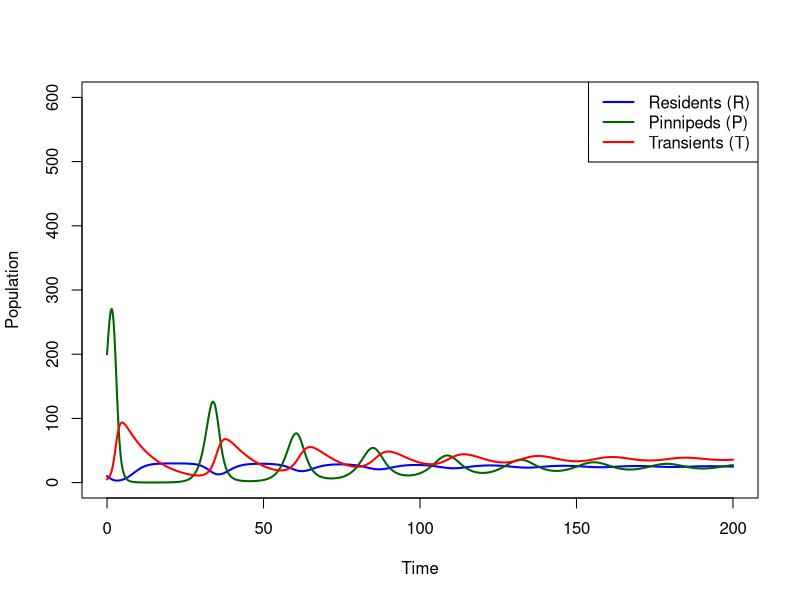
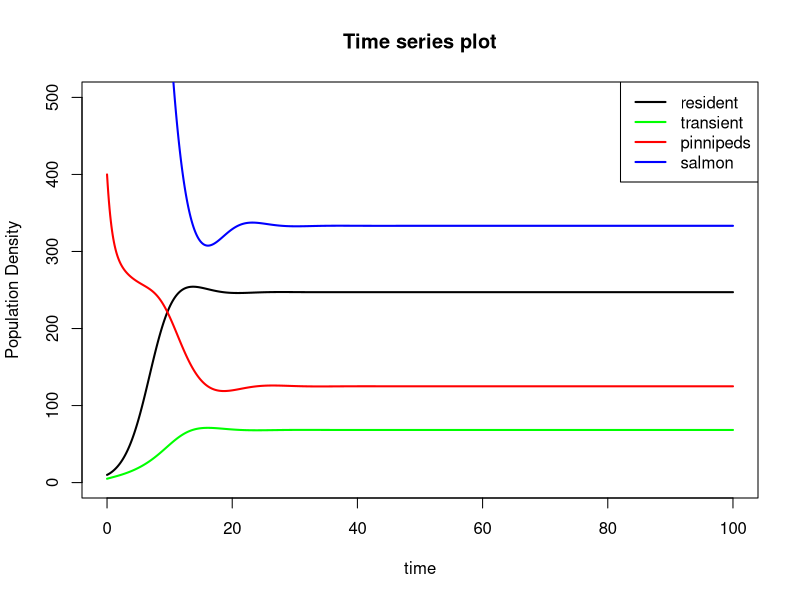
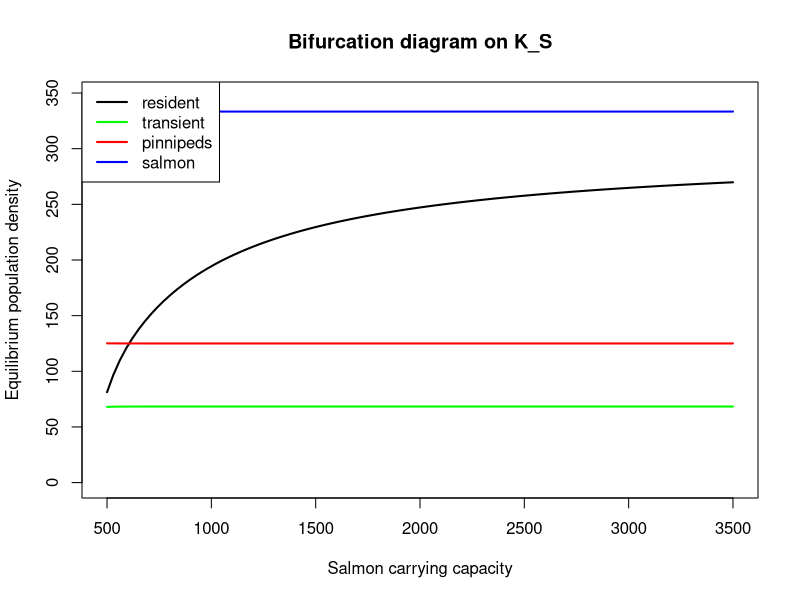

Recreate these plots in R, in order.
## ---- chunk 1
knitr::opts_chunk$set(echo = TRUE,tidy.opts = list(width.cutoff = 60), tidy = TRUE)
## ---- chunk 2
library(deSolve)
## ---- chunk 3
# Parameters
r_R <- 0.5      # resident whale growth rate
K_R <- 30       # resident carrying capacity

r_P <- 0.8      # pinniped growth rate
K_P <- 500      # pinniped carrying capacity

alpha <- 0.2    # effect of pinnipeds on residents
beta  <- 0.6    # effect of residents on pinnipeds

C   <- 0.02     # predation rate
B   <- 0.2      # conversion efficiency
D_T <- 0.1      # transient whale death rate
## ---- chunk 4
R0 <- 10
P0 <- 200
T0 <- 5

state_ini <- c(R = R0,
               P = P0,
               T = T0)
## ---- chunk 5
modelA <- function(time, state, parameters){

  R <- state[1]
  P <- state[2]
  T <- state[3]

  # Resident whales (competition with P)
  dR <- r_R * R * (1 - (R + alpha*P)/K_R)

  # Pinnipeds (competition + predation)
  dP <- r_P * P * (1 - (P + beta*R)/K_P) -
        C * P * T

  # Transient whales (predator)
  dT <- B * C * P * T -
        D_T * T

  return(list(c(dR, dP, dT)))
}
## ---- chunk 6
time_vec <- seq(0, 200, length.out = 2000)

outA <- ode(y = state_ini,
            times = time_vec,
            func = modelA,
            parms = NULL)

outA <- as.data.frame(outA)
## ---- chunk 7
plot(outA$time, outA$R,
     type = "l",
     col = "blue",
     lwd = 2,
     ylim = c(0,600),
     xlab = "Time",
     ylab = "Population")

lines(outA$time, outA$P,
      col = "darkgreen",
      lwd = 2)

lines(outA$time, outA$T,
      col = "red",
      lwd = 2)

legend("topright",
       legend = c("Residents (R)",
                  "Pinnipeds (P)",
                  "Transients (T)"),
       col = c("blue","darkgreen","red"),
       lty = 1,
       lwd = 2)
## ---- chunk 8
# Equilibrium (Model A)
P_star <- D_T / (B * C)

R_star <- K_R - (alpha * D_T) / (B * C)

T_star <- (r_P / (C * K_P)) *
          (K_P - (D_T / (B * C)) -
           beta * K_R +
           (alpha * beta * D_T) / (B * C))

P_star
R_star
T_star
## ---- chunk 9
dR = 0
dP = 0
dT = 0

# Test derivatives at equilibrium
dR_test <- r_R * R_star *
           (1 - (R_star + alpha * P_star) / K_R)

dP_test <- r_P * P_star *
           (1 - (P_star + beta * R_star) / K_P) -
           C * P_star * T_star

dT_test <- B * C * P_star * T_star -
           D_T * T_star

dR_test
dP_test
dT_test

## ---- chunk 10
# Equilibrium without competition
R_not <- (K_R - alpha * K_P) /
         (1 - alpha * beta)

T_not <- (r_P / (C * K_P)) *
         (K_P - (D_T / (B * C)))

R_not
T_not
R_star > R_not
T_star < T_not
## ---- chunk 11
B * C * K_R > alpha * D_T
## ---- chunk 12
B_R=0.03 # B is the efficiency with which resident whales consume and assimilate salmons
C_R=0.01 # C is the number of salmon captured per unit time per unit salmon density by an average resident whale
D_R=0.1 # death rate of resident whales

B_T=0.08 # B is the efficiency with which transient whales consume and assimilate pinnipeds
C_T=0.02 # C is the number of pinnipeds captured per unit time per unit pinniped density by an average transient whale
D_T=0.2 # death rate of transient whales

r_P=2 # growth rate of pinnipeds
K_P=500 # Carrying capacity of pinnipeds
a=0.1 # attack rate on pinnipeds

r_S=3 # growth rate of salmon
K_S=2000 # Carrying capacity of salmon
b=0.15 # attack rate on salmon
## ---- chunk 13
library(deSolve)
require(deSolve)

# predator-prey model
LV <- function(time,state,para) {
	B_R=para[1];C_r=para[2];D_R=para[3];B_T=para[4];C_T=para[5];D_T=para[6];r_P=para[7];K_P=para[8];a=para[9];r_S=para[10];K_S=para[11];b=para[12]
	# state variables
	R=state[1];T=state[2];P=state[3];S=state[4]
	# equation
	X1=R*(B_R*C_R*S-D_R)
	X2=T*(B_T*C_T*P-D_T)
	X3=r_P*P*(1-P/K_P-a*S/K_P)-C_T*P*T
	X4=r_S*S*(1-S/K_S-b*P/K_S)-C_R*S*R

	return(list(c(X1,X2,X3,X4)))
}

# input parameters
para=c(B_R,C_R,D_R,B_T,C_T,D_T,r_P,K_P,a,r_S,K_S,b)
# initialization
time=seq(from=0,to=100,length=1000)
ini=c(10,5,400,1600)
out=ode(ini,time,LV,para)
## ---- chunk 14
# Resident whales
plot(
    out[,1],out[,2],xlab="time",ylab="Population Density",type='l',lwd=2,
    # ylim=c(0,max(c(out[,2],out[,3],out[,4],out[,5])))
    ylim=c(0,500)
)
col_list=c("black","green","red","blue")
name_list=c("resident","transient","pinnipeds","salmon")
# Transient whales, pinnipeds, and salmon
lines(out[,1],out[,3],col=col_list[2],lwd=2)
lines(out[,1],out[,4],col=col_list[3],lwd=2)
lines(out[,1],out[,5],col=col_list[4],lwd=2)
# legends
legend("topright",legend=name_list,col=col_list,lwd=c(2,2,2,2))
title("Time series plot")
## ---- chunk 15
# Initialization
K_S_set=seq(K_S/4,K_S*7/4,length=100)
Req_set=rep(NaN,length(K_S_set))
Teq_set=rep(NaN,length(K_S_set))
Peq_set=rep(NaN,length(K_S_set))
Seq_set=rep(NaN,length(K_S_set))
# simulation
for (i in 1:length(K_S_set)) {
    para[11]=K_S_set[i]
    out=ode(ini,time,LV,para)
    Req_set[i]=mean(tail(out[,2],10))
    Teq_set[i]=mean(tail(out[,3],10))
    Peq_set[i]=mean(tail(out[,4],10))
    Seq_set[i]=mean(tail(out[,5],10))
}
# plot
col_list=c("black","green","red","blue")
name_list=c("resident","transient","pinnipeds","salmon")

plot(K_S_set,Req_set,xlab="Salmon carrying capacity",ylab="Equilibrium population density",type='l',lwd=2,
ylim=c(0,max(c(Req_set,Teq_set,Peq_set,Seq_set)))
)
# Transient whales, pinnipeds, and salmon
lines(K_S_set,Teq_set,col=col_list[2],lwd=2)
lines(K_S_set,Peq_set,col=col_list[3],lwd=2)
lines(K_S_set,Seq_set,col=col_list[4],lwd=2)
# legends
legend("topleft",legend=name_list,col=col_list,lwd=c(2,2,2,2))
title("Bifurcation diagram on K_S")
